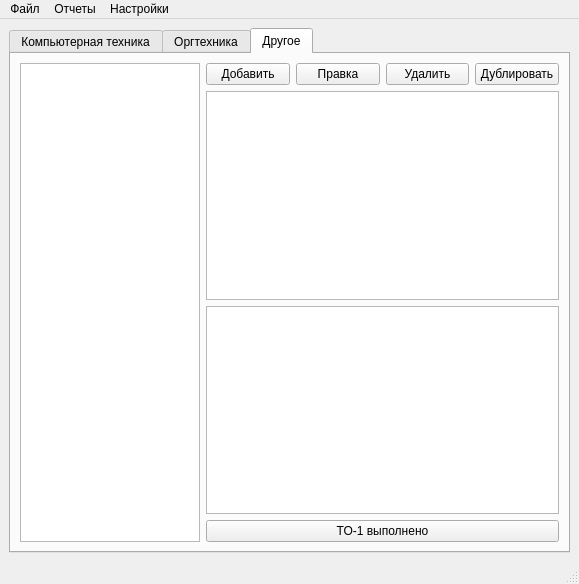
<?xml version="1.0" encoding="UTF-8"?>
<ui version="4.0">
 <class>mainWindow</class>
 <widget class="QMainWindow" name="mainWindow">
  <property name="geometry">
   <rect>
    <x>0</x>
    <y>0</y>
    <width>566</width>
    <height>584</height>
   </rect>
  </property>
  <property name="windowTitle">
   <string>Учет компьютерной техники</string>
  </property>
  <widget class="QWidget" name="centralwidget">
   <property name="sizePolicy">
    <sizepolicy hsizetype="Maximum" vsizetype="Maximum">
     <horstretch>0</horstretch>
     <verstretch>0</verstretch>
    </sizepolicy>
   </property>
   <layout class="QVBoxLayout" name="verticalLayout_4">
    <item>
     <widget class="QTabWidget" name="TabWiget">
      <property name="currentIndex">
       <number>2</number>
      </property>
      <widget class="QWidget" name="devises">
       <attribute name="title">
        <string>Компьютерная техника</string>
       </attribute>
       <layout class="QHBoxLayout" name="horizontalLayout">
        <item>
         <widget class="QTreeView" name="treeView">
          <property name="sizePolicy">
           <sizepolicy hsizetype="Fixed" vsizetype="Expanding">
            <horstretch>0</horstretch>
            <verstretch>0</verstretch>
           </sizepolicy>
          </property>
          <property name="maximumSize">
           <size>
            <width>180</width>
            <height>16777215</height>
           </size>
          </property>
          <property name="baseSize">
           <size>
            <width>0</width>
            <height>0</height>
           </size>
          </property>
         </widget>
        </item>
        <item>
         <layout class="QVBoxLayout" name="verticalLayout_5" stretch="0,1,0,0">
          <property name="spacing">
           <number>1</number>
          </property>
          <property name="sizeConstraint">
           <enum>QLayout::SetNoConstraint</enum>
          </property>
          <item>
           <layout class="QHBoxLayout" name="horizontalLayout_7">
            <property name="spacing">
             <number>7</number>
            </property>
            <property name="bottomMargin">
             <number>0</number>
            </property>
            <item>
             <widget class="QPushButton" name="add_btn">
              <property name="text">
               <string>Добавить</string>
              </property>
             </widget>
            </item>
            <item>
             <widget class="QPushButton" name="edt_btn">
              <property name="text">
               <string>Редактировать</string>
              </property>
             </widget>
            </item>
            <item>
             <widget class="QPushButton" name="del_btn">
              <property name="text">
               <string>Удалить</string>
              </property>
             </widget>
            </item>
            <item>
             <widget class="QPushButton" name="dubll_btn">
              <property name="text">
               <string>Дублировать</string>
              </property>
             </widget>
            </item>
           </layout>
          </item>
          <item>
           <widget class="QTableWidget" name="tableWidget_1"/>
          </item>
          <item>
           <widget class="QTextEdit" name="textEdit"/>
          </item>
          <item>
           <layout class="QHBoxLayout" name="horizontalLayout_4">
            <item>
             <widget class="QPushButton" name="serv1_btn">
              <property name="text">
               <string>ТО-1 выполнено</string>
              </property>
             </widget>
            </item>
            <item>
             <widget class="QPushButton" name="serv2_btn">
              <property name="text">
               <string>ТО-2 выполнено</string>
              </property>
             </widget>
            </item>
            <item>
             <widget class="QPushButton" name="serv3_btn">
              <property name="text">
               <string>ТО-3 выполнено</string>
              </property>
             </widget>
            </item>
           </layout>
          </item>
         </layout>
        </item>
       </layout>
      </widget>
      <widget class="QWidget" name="workers">
       <attribute name="title">
        <string>Оргтехника</string>
       </attribute>
       <layout class="QHBoxLayout" name="horizontalLayout_2">
        <item>
         <widget class="QTreeWidget" name="treeWidget">
          <property name="sizePolicy">
           <sizepolicy hsizetype="Fixed" vsizetype="Expanding">
            <horstretch>0</horstretch>
            <verstretch>0</verstretch>
           </sizepolicy>
          </property>
          <property name="maximumSize">
           <size>
            <width>180</width>
            <height>16777215</height>
           </size>
          </property>
          <property name="expandsOnDoubleClick">
           <bool>true</bool>
          </property>
          <property name="columnCount">
           <number>1</number>
          </property>
          <attribute name="headerVisible">
           <bool>false</bool>
          </attribute>
          <column>
           <property name="text">
            <string notr="true">1</string>
           </property>
          </column>
         </widget>
        </item>
        <item>
         <layout class="QVBoxLayout" name="verticalLayout_6">
          <item>
           <layout class="QHBoxLayout" name="horizontalLayout_5">
            <item>
             <widget class="QPushButton" name="add_btn_2">
              <property name="text">
               <string>Добавить</string>
              </property>
             </widget>
            </item>
            <item>
             <widget class="QPushButton" name="edit_btn_3">
              <property name="text">
               <string>Правка</string>
              </property>
             </widget>
            </item>
            <item>
             <widget class="QPushButton" name="del_btn_4">
              <property name="text">
               <string>Удалить</string>
              </property>
             </widget>
            </item>
            <item>
             <widget class="QPushButton" name="dupl_btn_2">
              <property name="text">
               <string>Дублировать</string>
              </property>
             </widget>
            </item>
           </layout>
          </item>
          <item>
           <widget class="QTextEdit" name="textEdit_2"/>
          </item>
          <item>
           <widget class="QTableWidget" name="tableWidget_3"/>
          </item>
          <item>
           <layout class="QHBoxLayout" name="horizontalLayout_6">
            <item>
             <widget class="QPushButton" name="serv1_btn_2">
              <property name="text">
               <string>ТО-1 выполнено</string>
              </property>
             </widget>
            </item>
           </layout>
          </item>
         </layout>
        </item>
       </layout>
      </widget>
      <widget class="QWidget" name="repair">
       <attribute name="title">
        <string>Другое</string>
       </attribute>
       <layout class="QHBoxLayout" name="horizontalLayout_3">
        <item>
         <widget class="QTreeView" name="treeView_2">
          <property name="sizePolicy">
           <sizepolicy hsizetype="Fixed" vsizetype="Expanding">
            <horstretch>0</horstretch>
            <verstretch>0</verstretch>
           </sizepolicy>
          </property>
          <property name="maximumSize">
           <size>
            <width>180</width>
            <height>16777215</height>
           </size>
          </property>
         </widget>
        </item>
        <item>
         <layout class="QVBoxLayout" name="verticalLayout_7">
          <item>
           <layout class="QHBoxLayout" name="horizontalLayout_8">
            <item>
             <widget class="QPushButton" name="add_btn_3">
              <property name="text">
               <string>Добавить</string>
              </property>
             </widget>
            </item>
            <item>
             <widget class="QPushButton" name="edit_btn_4">
              <property name="text">
               <string>Правка</string>
              </property>
             </widget>
            </item>
            <item>
             <widget class="QPushButton" name="del_btn_5">
              <property name="text">
               <string>Удалить</string>
              </property>
             </widget>
            </item>
            <item>
             <widget class="QPushButton" name="dupl_btn_3">
              <property name="text">
               <string>Дублировать</string>
              </property>
             </widget>
            </item>
           </layout>
          </item>
          <item>
           <widget class="QTableWidget" name="tableWidget_5"/>
          </item>
          <item>
           <widget class="QTextEdit" name="textEdit_3"/>
          </item>
          <item>
           <layout class="QVBoxLayout" name="verticalLayout">
            <item>
             <widget class="QPushButton" name="serv1_btn_3">
              <property name="text">
               <string>ТО-1 выполнено</string>
              </property>
             </widget>
            </item>
           </layout>
          </item>
         </layout>
        </item>
       </layout>
      </widget>
     </widget>
    </item>
   </layout>
  </widget>
  <widget class="QMenuBar" name="menubar">
   <property name="geometry">
    <rect>
     <x>0</x>
     <y>0</y>
     <width>566</width>
     <height>21</height>
    </rect>
   </property>
   <widget class="QMenu" name="menu">
    <property name="title">
     <string>Файл</string>
    </property>
    <addaction name="action"/>
   </widget>
   <widget class="QMenu" name="menu_2">
    <property name="title">
     <string>Отчеты</string>
    </property>
    <addaction name="action_2"/>
   </widget>
   <widget class="QMenu" name="menu_3">
    <property name="title">
     <string>Настройки</string>
    </property>
    <addaction name="action_3"/>
   </widget>
   <addaction name="menu"/>
   <addaction name="menu_2"/>
   <addaction name="menu_3"/>
  </widget>
  <widget class="QStatusBar" name="statusbar"/>
  <action name="action">
   <property name="text">
    <string>Выход</string>
   </property>
  </action>
  <action name="action_2">
   <property name="text">
    <string>Работники</string>
   </property>
  </action>
  <action name="action_3">
   <property name="text">
    <string>Периодичность ТО</string>
   </property>
  </action>
 </widget>
 <resources/>
 <connections/>
</ui>
